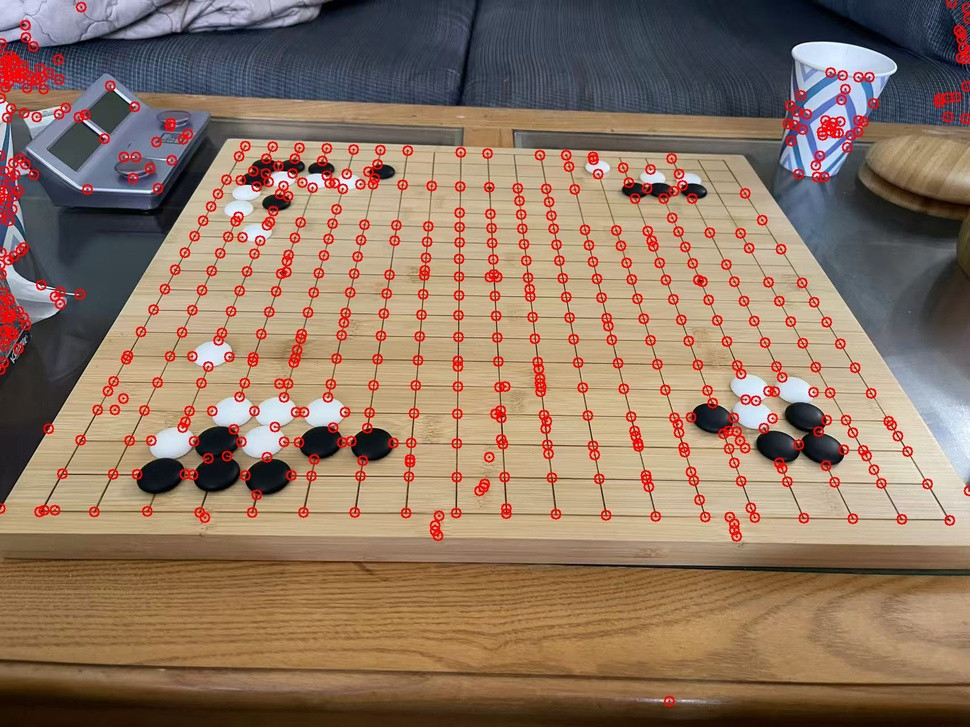
#> input picture BoardCornerDetect/harris_result.jpg, 970 x 727 px, shrunk from 1702 x 1276 before the run
$ python -i harris_board_detect.py   (imports and definitions only)
#> lines starting #> are read from the running program, lines starting #| are printed output that depends on the picture; after the words box and inside, x2 and y2 are one past the last pixel; in counts of white or black regions, pixels touching at a corner belong together
import cv2
import numpy as np
import os

def detect_harris_corners(image_path, output_path=None):
    """
    使用 Harris Corner Detection 检测棋盘角点
    Harris Corner Detection detects corners by looking for regions with high intensity changes in all directions.
    """
#> called with image_path = 'harris_result.jpg'

    # 1. 读取图像
    if not os.path.exists(image_path):
        print(f"Error: 找不到文件 {image_path}")
        return

    img = cv2.imread(image_path)
#> img is the input picture: shape (727, 970, 3); mean B, G, R 99.4, 118.1, 143.6
    if img is None:
        print(f"Error: 无法加载图像 {image_path}")
        return

    print(f"Processing image: {image_path}")

    # 复制一份原图用于显示结果
    result_img = img.copy()

    # 2. 转换为灰度图
    gray = cv2.cvtColor(img, cv2.COLOR_BGR2GRAY)
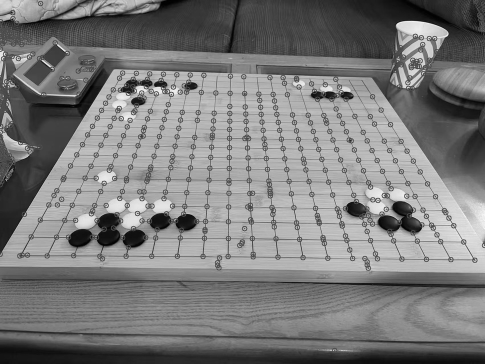
#> gray: shape (727, 970) (shown at 1/2 size); min 0, max 254, mean 123.6
    cv2.imshow("gray", gray)
    cv2.waitKey(0)


    # 3. 转换为 float32 (Harris 算法要求输入为 float32)
    gray = np.float32(gray)

    # 4. Harris Corner Detection
    # blockSize: 角点检测中考虑的邻域大小
    # ksize: Sobel 算子的中孔大小 (用于计算梯度)
    # k: Harris 检测器方程中的自由参数 [0.04, 0.06]
    print("Applying Harris Corner Detection...")
    dst = cv2.cornerHarris(gray, blockSize=2, ksize=3, k=0.04)
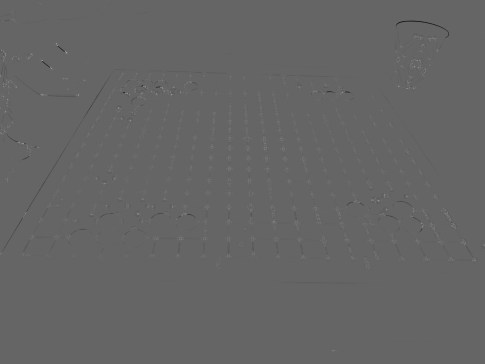
#> dst: shape (727, 970) float32 (shown at 1/2 size); min -59948580, max 90399224, mean -4064.1; drawn with min black and max white
    cv2.imshow("dst", dst)
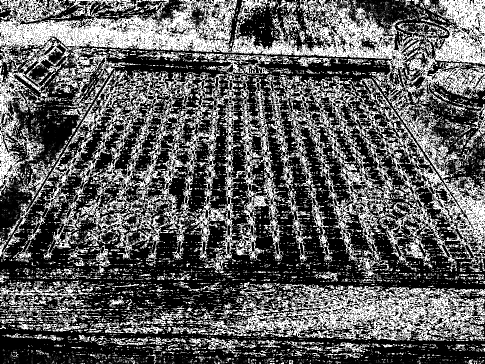
#> window 'dst': shape (727, 970) (shown at 1/2 size); min 0, max 255, mean 93.9
    cv2.waitKey(0)

    # 5. 结果膨胀（以便更好地标记角点）
    dst = cv2.dilate(dst, None)
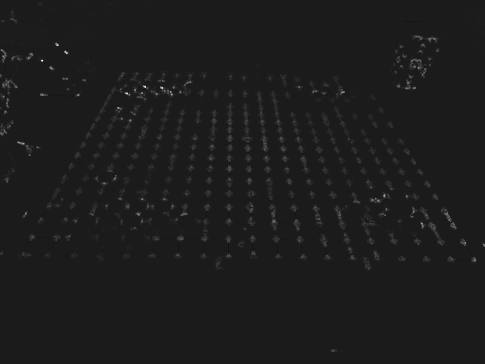
#> dst: shape (727, 970) float32 (shown at 1/2 size); min -11034052, max 90399224, mean 584587.4; drawn with min black and max white

    # 6. 阈值化：标记检测到的角点
    # 我们将使用细化后的坐标来画更大的实心圆，方便用户观察位置
    threshold = 0.01 * dst.max()
#> threshold = 903992.2

    # 7. 可选：细化角点位置 (Sub-pixel accuracy)
    # Harris 检测出的角点通常是一个区域，我们可以用 cornerSubPix 进一步精确
    print("Refining corner locations...")
    ret, labels, stats, centroids = cv2.connectedComponentsWithStats(np.uint8(dst > threshold))
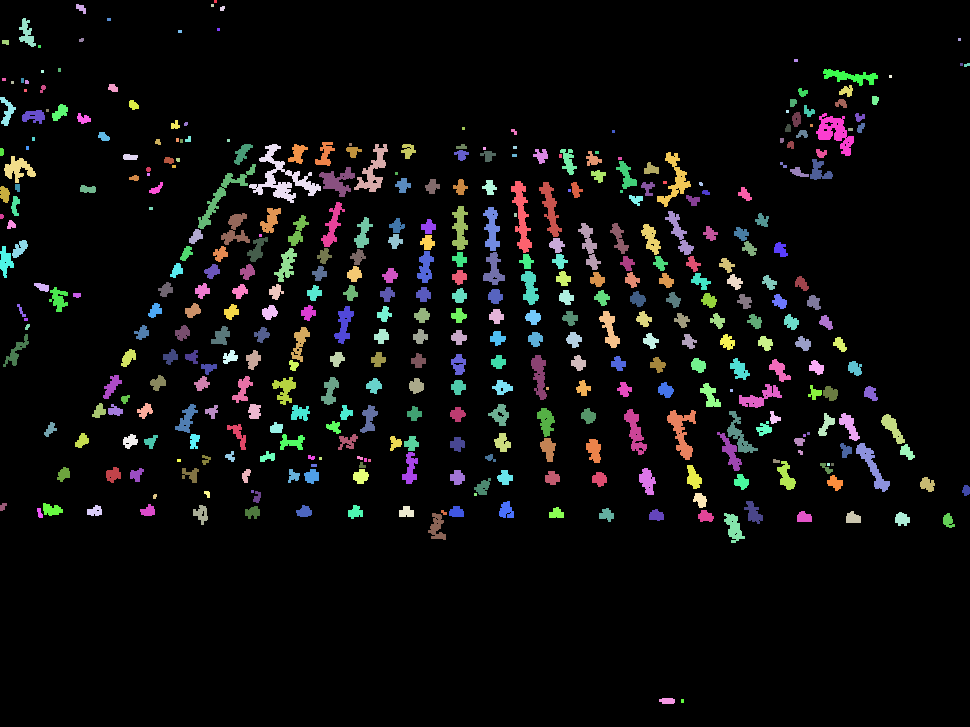
#> labels: shape (727, 970) int32; 402 distinct labels, from 0 to 401; one colour per label, 0 black
#> ret = 402; stats = 402 rows, first 6: [0, 0, 970, 727, 647216], [214, 0, 3, 3, 9], [76, 4, 10, 10, 60], [211, 4, 3, 3, 9], [220, 6, 5, 5, 21], [19, 18, 17, 29, 243]; centroids = 402 pairs, first value 1.33 to 966.5, second value 1 to 700.5

    # 定义停止准则
    criteria = (cv2.TERM_CRITERIA_EPS + cv2.TERM_CRITERIA_MAX_ITER, 100, 0.001)

    # gray 类型需要是 uint8 用于 cornerSubPix
    gray_uint8 = np.uint8(gray)
    corners = cv2.cornerSubPix(gray_uint8, np.float32(centroids), (5, 5), (-1, -1), criteria)
#> corners = 402 pairs, first value 1.16 to 963.6, second value 1 to 700.5

    # 在图像上绘制红色的圆点表示角点位置 (画得稍大一些)
    print(f"Drawing {len(corners)-1} corners...")
#> (printed output is left out)
    for i in range(1, len(corners)):
        # 圆心，半径=8，红色，厚度=2
        cv2.circle(result_img, (int(corners[i][0]), int(corners[i][1])), 8, (0, 0, 255), 2)
        # 内部再打个小核心点
        cv2.circle(result_img, (int(corners[i][0]), int(corners[i][1])), 2, (0, 0, 255), -1)
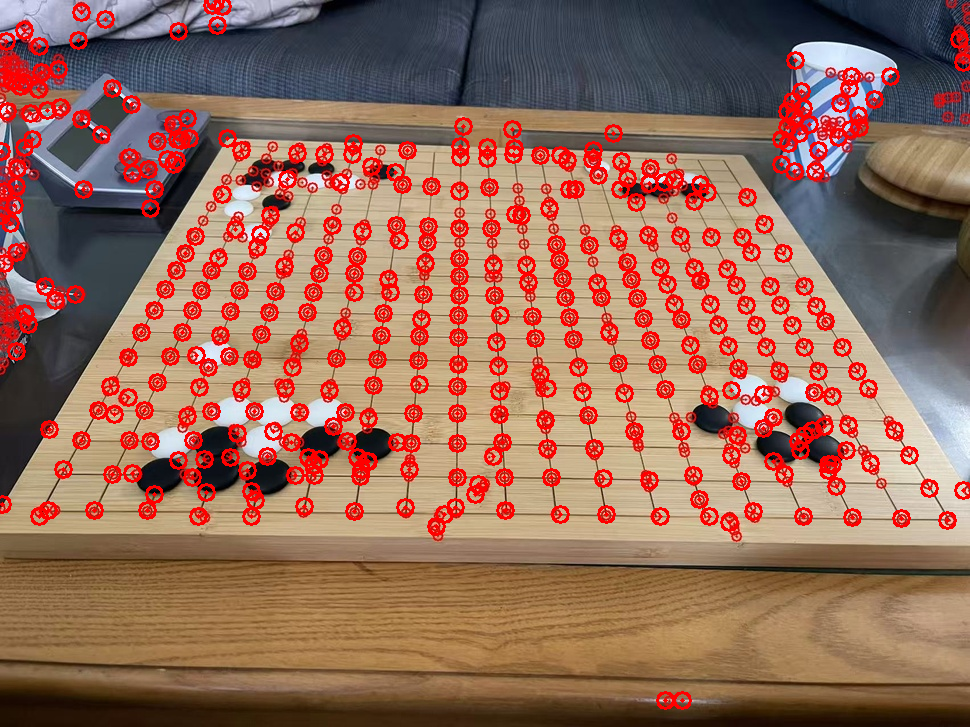
#> result_img: shape (727, 970, 3); 9.03% of pixels changed, all inside (x1, y1, x2, y2) = (0, 0, 970, 710)

    # 8. 保存或显示结果
    if output_path:
        cv2.imwrite(output_path, result_img)
        print(f"Saved result to: {output_path}")

    # UI 显示 (注意: 在某些环境下可能无法打开窗口)
    try:
        cv2.imshow('Harris Corners (Red: Raw, Green: Refined)', result_img)
        print("Press any key to close the window...")
        cv2.waitKey(0)
        cv2.destroyAllWindows()
    except Exception as e:
        print(f"Warning: Could not show window: {e}")

# [6 lines not run here, left out]

>>> result = detect_harris_corners('harris_result.jpg')

$ run again, on AI_CornerDetect/data_check/pred_Board1.jpg
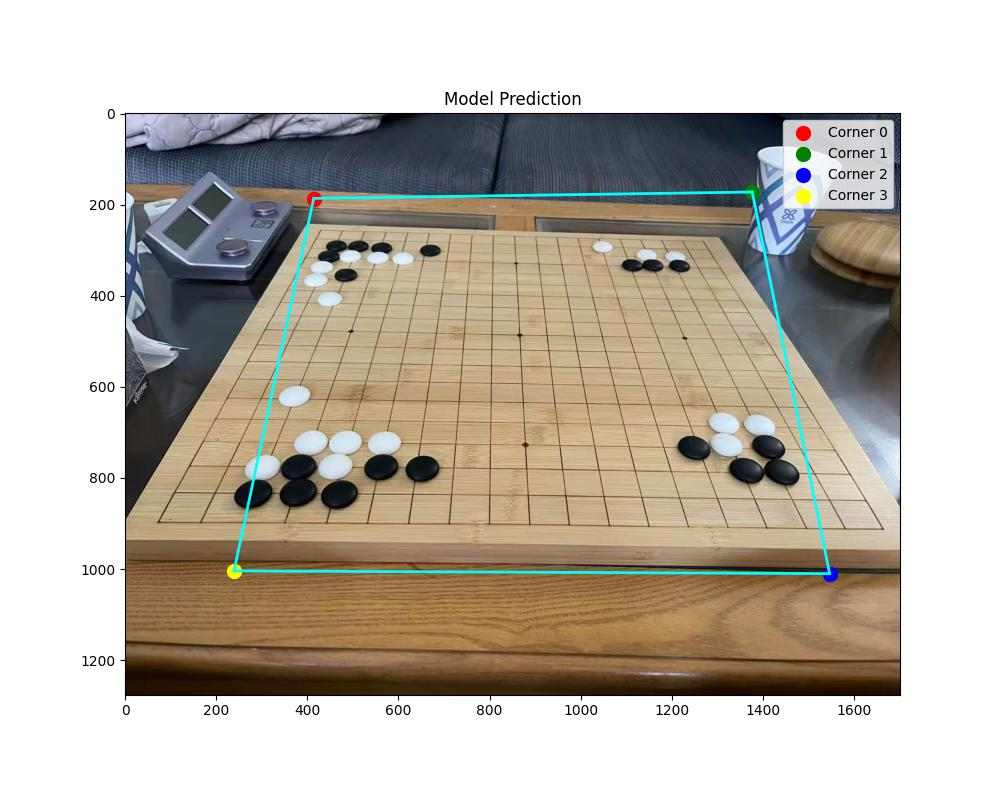
#> input picture AI_CornerDetect/data_check/pred_Board1.jpg, 1000 x 800 px
#> in detect_harris_corners, img is the input picture: shape (800, 1000, 3); mean B, G, R 170.8, 181.8, 189
#> threshold = 4208768
#> in detect_harris_corners, `ret, labels, stats, centroids = cv2.connectedComponentsWithStats(np.ui..`:
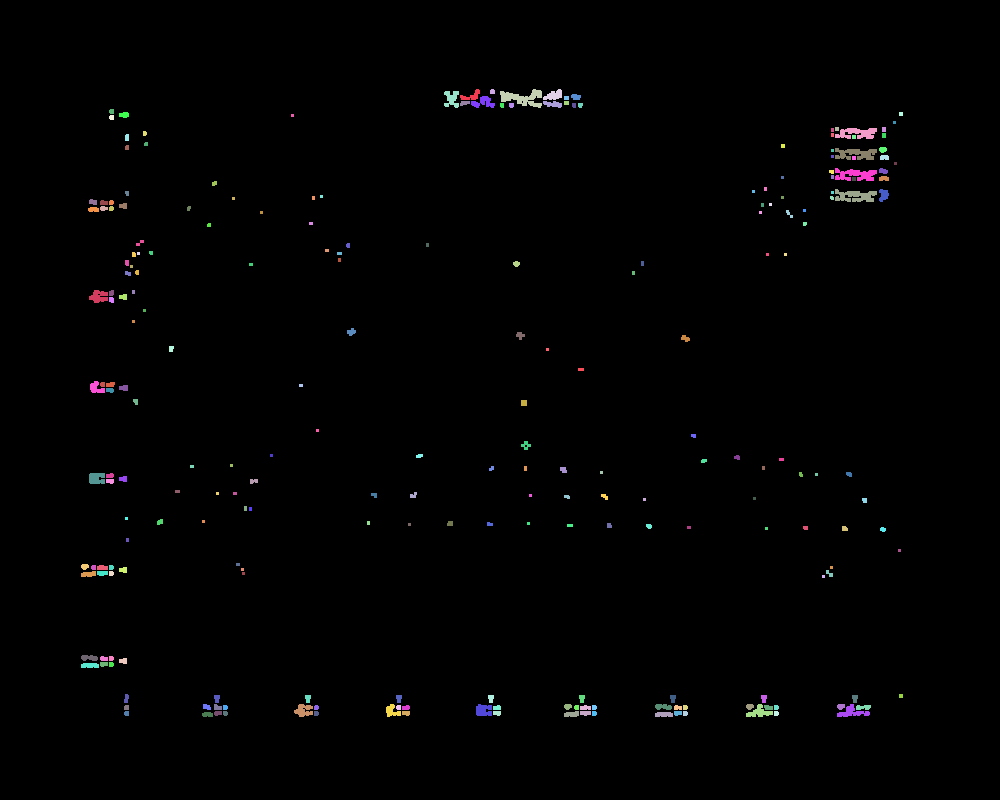
#> labels: shape (800, 1000) int32; 241 distinct labels, from 0 to 240; one colour per label, 0 black
#> ret = 241; stats = 241 rows, first 6: [0, 0, 1000, 800, 790819], [460, 89, 20, 11, 101], [490, 89, 5, 5, 23], [500, 89, 42, 19, 398], [543, 89, 19, 11, 134], [444, 91, 15, 17, 167]; centroids = 241 pairs, first value 84.39 to 900.5, second value 91.17 to 714.1
#> corners = 241 pairs, first value 84.39 to 900.6, second value 91.17 to 714.9
#> (printed output is left out)
#> after the loop in detect_harris_corners, `for i in range(1, len(corners)):`:
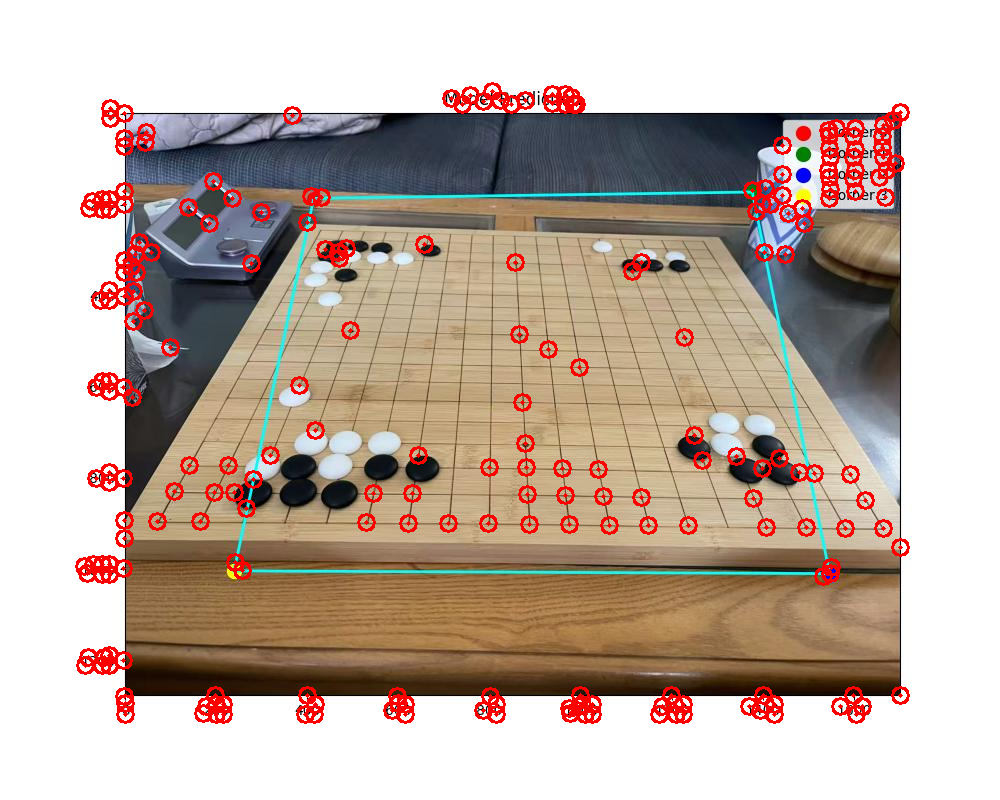
#> result_img: shape (800, 1000, 3); 4.28% of pixels changed, all inside (x1, y1, x2, y2) = (75, 82, 910, 724)

$ run again, on AI_CornerDetect/data_check/pred_IMG20160706172053.jpg
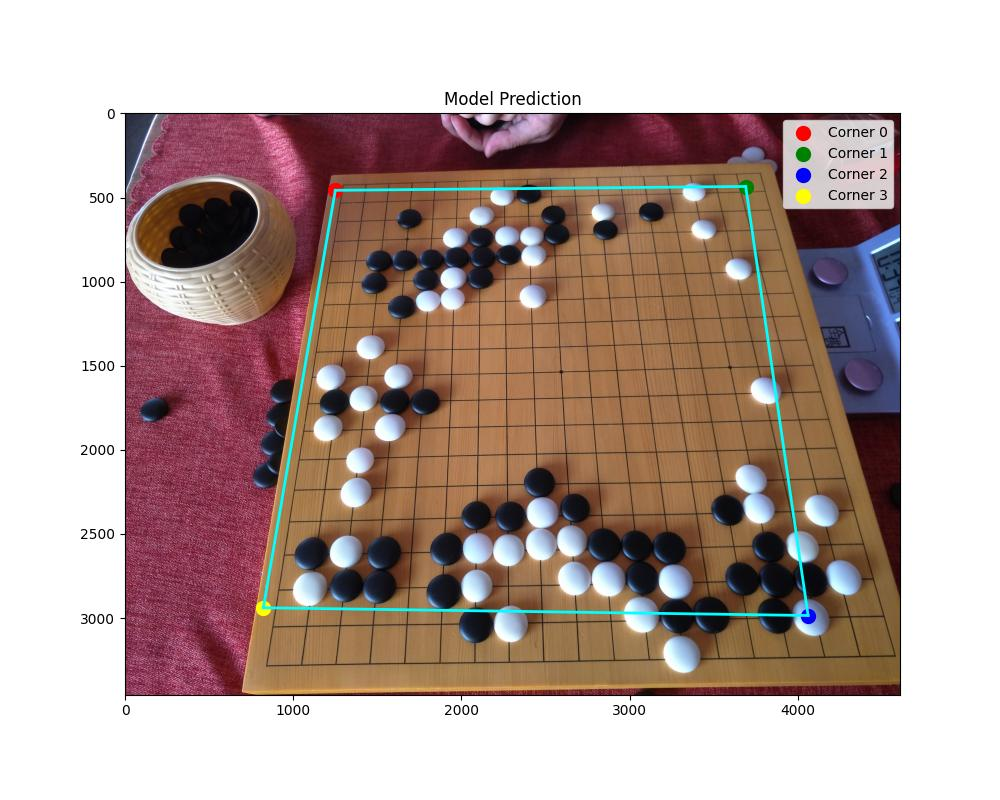
#> input picture AI_CornerDetect/data_check/pred_IMG20160706172053.jpg, 1000 x 800 px
#> in detect_harris_corners, img is the input picture: shape (800, 1000, 3); mean B, G, R 156.7, 163, 182.6
#> threshold = 4208768
#> in detect_harris_corners, `ret, labels, stats, centroids = cv2.connectedComponentsWithStats(np.ui..`:
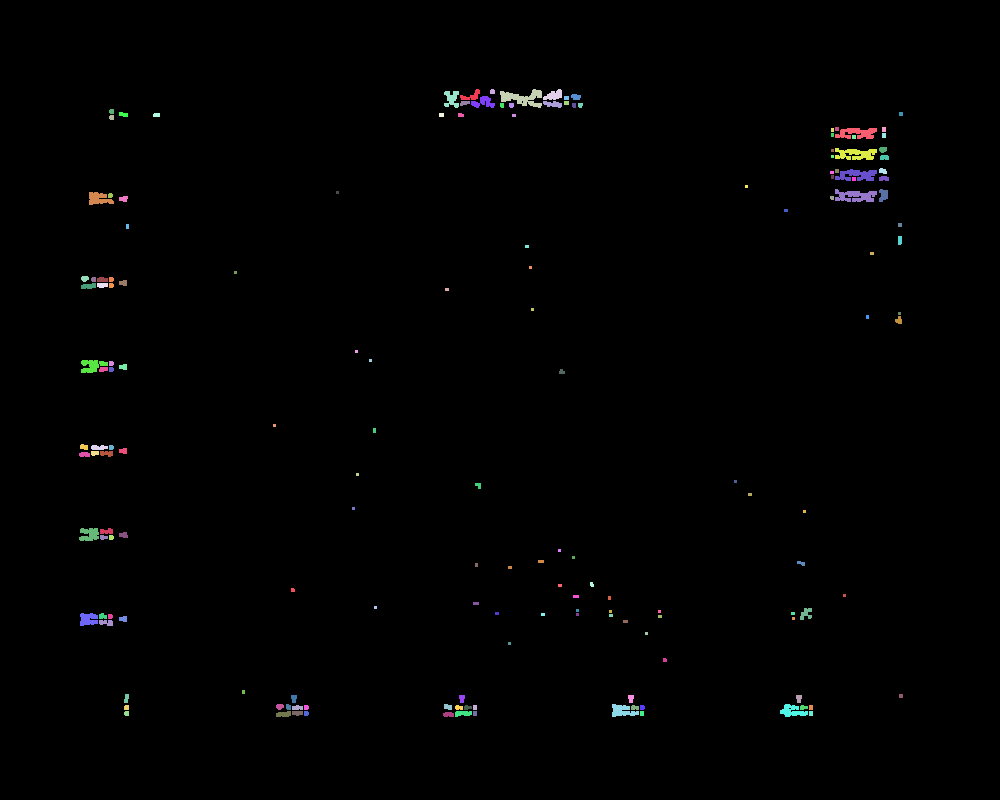
#> labels: shape (800, 1000) int32; 165 distinct labels, from 0 to 164; one colour per label, 0 black
#> ret = 165; stats = 165 rows, first 6: [0, 0, 1000, 800, 792592], [460, 89, 20, 11, 101], [490, 89, 5, 5, 23], [500, 89, 42, 19, 398], [543, 89, 19, 11, 134], [444, 91, 15, 17, 167]; centroids = 165 pairs, first value 83.59 to 900.5, second value 91.17 to 714.1
#> corners = 165 pairs, first value 80.64 to 900.6, second value 91.17 to 714.9
#> (printed output is left out)
#> after the loop in detect_harris_corners, `for i in range(1, len(corners)):`:
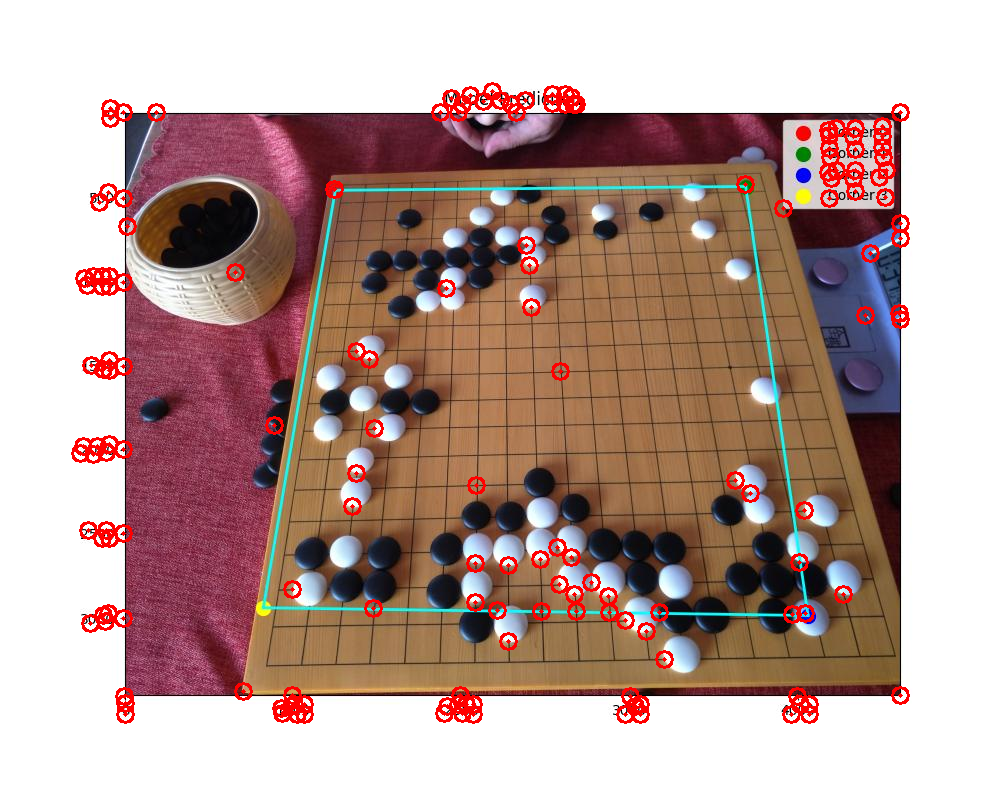
#> result_img: shape (800, 1000, 3); 2.89% of pixels changed, all inside (x1, y1, x2, y2) = (71, 82, 910, 724)
